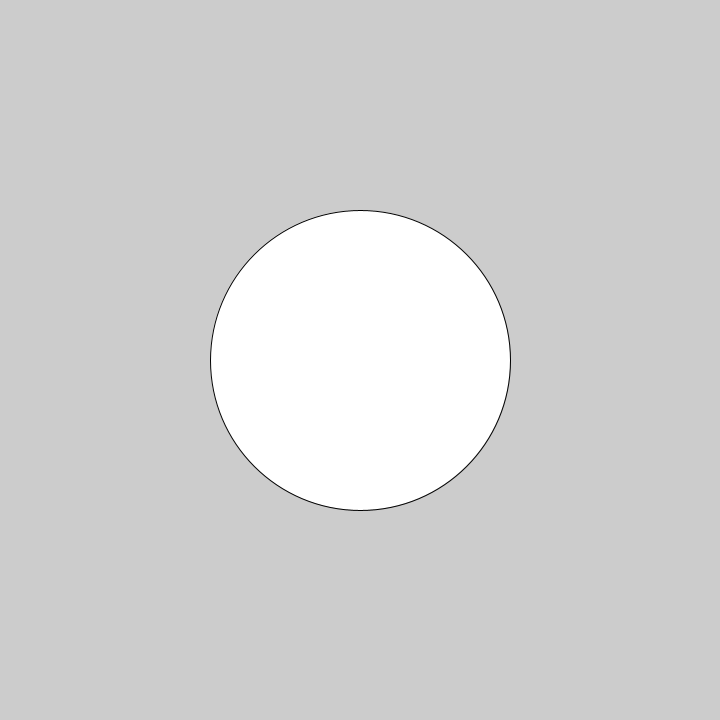
Frame 1 (no input)
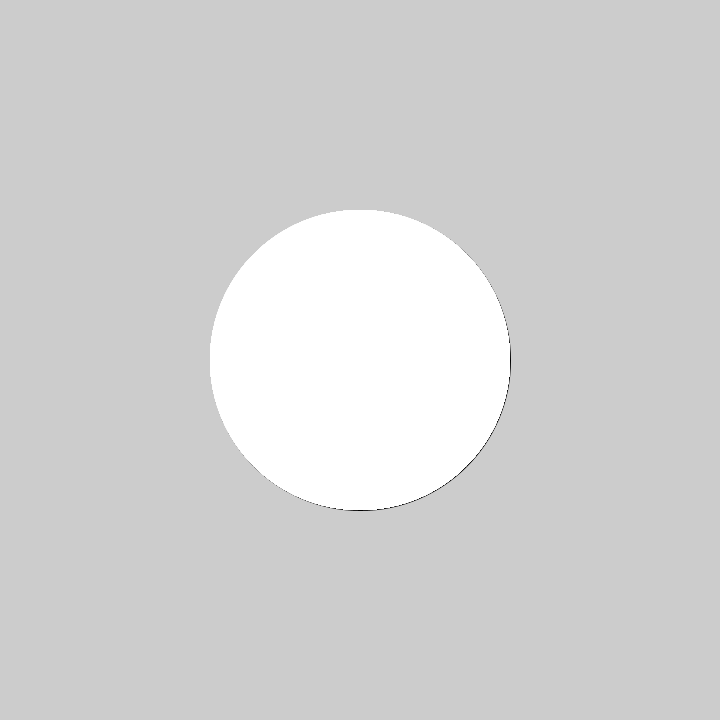
Frame 60 (the mouse pressed at the canvas centre just before this capture)
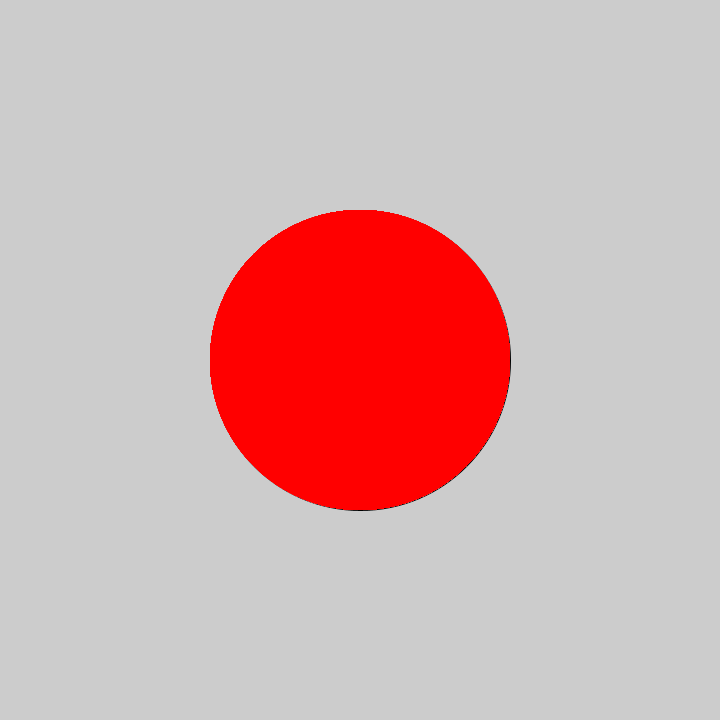
Frame 120 (the mouse held since frame 60 and released just before this capture)

The Processing sketch that drew these frames (run headless with seeded random() and noise(); from frame 60 on, the mouse is pressed at the canvas centre):

// Processing sketch: unicorn_hover
// ── unicorn_hover.pde
float x;
float y;
void setup() {
  size(720, 720);
  x = width/2;
  y = height/2;
}

void draw() {
  float diam = 300;
  fill (255);
  float disty = dist(mouseX, mouseY, x, y);
  if (disty < diam/2) {
    if (mousePressed) {
      fill(255, 0, 0);
    } else {
      fill(0, 0, 255);
    }
  }
  //comment out hit area
  ellipse(x, y, diam, diam);
  // this should be a unicorn vvv
  noStroke();
  rect(300, 300, 100, 100);
}

void keyPressed() {
  // we can use keyPressed as a method as well
  if (keyCode == UP) {
    y -=10;
  } else if (keyCode == DOWN) {
    y+= 10;
  }
else if (keyCode == RIGHT) {
  x += 10;
} else if (keyCode == LEFT) {
  x -= 10;
}
}
